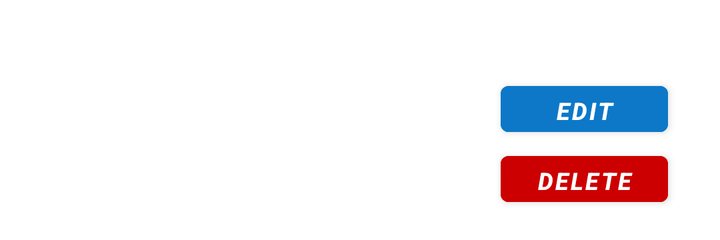
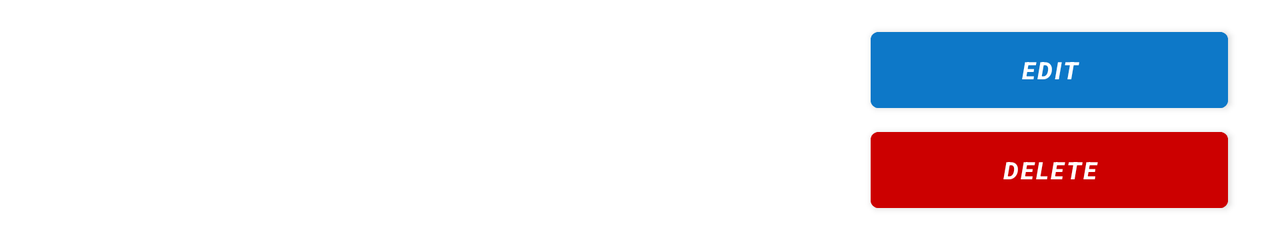

The same Android screen from two of the app's own layout files: first res/layout/ as a phone draws it, then the repository's variant for another configuration, drawn on a device whose configuration selects that folder. Both files follow.
<!-- AndroidManifest.xml: application theme Theme.Proyecto -->
<!-- res/layout/recycler_item.xml -->
<?xml version="1.0" encoding="utf-8"?>
<androidx.constraintlayout.widget.ConstraintLayout xmlns:android="http://schemas.android.com/apk/res/android"
    xmlns:app="http://schemas.android.com/apk/res-auto"
    xmlns:tools="http://schemas.android.com/tools"
    android:layout_width="match_parent"
    android:layout_height="wrap_content"
    android:padding="10dp">

    <ImageView
        android:id="@+id/alcoholIMG"
        android:layout_width="100dp"
        android:layout_height="100dp"
        android:contentDescription="@string/imgalcohol"
        app:layout_constraintBottom_toBottomOf="parent"
        app:layout_constraintStart_toStartOf="parent"
        app:layout_constraintTop_toTopOf="parent"
        tools:ignore="ImageContrastCheck"
        tools:srcCompat="@tools:sample/avatars" />

    <TextView
        android:id="@+id/tvNombre"
        style="@style/Texto"
        android:layout_width="0dp"
        android:layout_height="wrap_content"
        android:layout_marginStart="24dp"
        app:layout_constraintEnd_toStartOf="@+id/tvGrados"
        app:layout_constraintStart_toEndOf="@+id/alcoholIMG"
        app:layout_constraintTop_toTopOf="parent" />

    <TextView
        android:id="@+id/tvTipo"
        style="@style/Texto"
        android:layout_width="50dp"
        android:layout_height="wrap_content"
        android:layout_marginStart="24dp"
        android:layout_marginTop="16dp"
        app:layout_constraintStart_toEndOf="@+id/alcoholIMG"
        app:layout_constraintTop_toBottomOf="@+id/tvNombre" />

    <TextView
        android:id="@+id/tvUrl"
        style="@style/Texto"
        android:layout_width="0dp"
        android:layout_height="wrap_content"
        android:layout_marginStart="24dp"
        android:layout_marginTop="16dp"
        app:layout_constraintEnd_toStartOf="@+id/guideline2"
        app:layout_constraintStart_toEndOf="@+id/alcoholIMG"
        app:layout_constraintTop_toBottomOf="@+id/tvTipo" />

    <TextView
        android:id="@+id/tvFecha"
        style="@style/Texto"
        android:layout_width="0dp"
        android:layout_height="wrap_content"
        android:layout_marginStart="8dp"
        android:layout_marginEnd="16dp"
        android:textAlignment="center"
        app:layout_constraintEnd_toEndOf="parent"
        app:layout_constraintStart_toStartOf="@+id/guideline2"
        app:layout_constraintTop_toTopOf="parent" />

    <androidx.constraintlayout.widget.Guideline
        android:id="@+id/guideline2"
        android:layout_width="wrap_content"
        android:layout_height="wrap_content"
        android:orientation="vertical"
        app:layout_constraintGuide_percent="0.66" />

    <Button
        android:id="@+id/btEdit"
        android:layout_width="0dp"
        android:layout_height="35dp"
        android:layout_marginStart="16dp"
        android:layout_marginTop="8dp"
        android:layout_marginEnd="16dp"
        android:backgroundTint="#0D78C8"
        android:gravity="center_horizontal"
        android:text="EDIT"
        android:textColor="@color/white"
        android:textSize="12sp"
        android:textStyle="bold|italic"
        app:layout_constraintEnd_toEndOf="parent"
        app:layout_constraintStart_toStartOf="@+id/guideline2"
        app:layout_constraintTop_toBottomOf="@+id/tvFecha"
        tools:ignore="TouchTargetSizeCheck" />

    <Button
        android:id="@+id/btDelete"
        android:layout_width="0dp"
        android:layout_height="35dp"
        android:layout_marginStart="16dp"
        android:layout_marginEnd="16dp"
        android:backgroundTint="@android:color/holo_red_dark"
        android:gravity="center_horizontal"
        android:text="DELETE"
        android:textColor="@color/white"
        android:textSize="12sp"
        android:textStyle="bold|italic"
        app:layout_constraintEnd_toEndOf="parent"
        app:layout_constraintStart_toStartOf="@+id/guideline2"
        app:layout_constraintTop_toBottomOf="@+id/btEdit"
        tools:ignore="TouchTargetSizeCheck" />

    <TextView
        android:id="@+id/tvGrados"
        android:layout_width="wrap_content"
        android:layout_height="wrap_content"
        android:layout_marginEnd="24dp"
        app:layout_constraintEnd_toStartOf="@+id/tvFecha"
        app:layout_constraintTop_toTopOf="parent" />
</androidx.constraintlayout.widget.ConstraintLayout>
<!-- resources referenced by this layout -->
<resources>
  <color name="white">#FFFFFFFF</color>
  <string name="imgalcohol">imgAlcohol</string>
  <style name="Texto" parent="Widget.MaterialComponents.TextView">
          <item name="android:textColor">@color/black</item>
      </style>
  <style name="Theme.Proyecto" parent="Theme.MaterialComponents.DayNight.DarkActionBar">
          
          <item name="colorPrimary">@color/aplication</item>
          <item name="colorPrimaryVariant">@color/aplication</item>
          <item name="colorOnPrimary">@color/white</item>
          
          <item name="colorSecondary">@color/teal_200</item>
          <item name="colorSecondaryVariant">@color/teal_700</item>
          <item name="colorOnSecondary">@color/black</item>
          
          <item name="android:statusBarColor" tools:targetApi="l">?attr/colorPrimaryVariant</item>
          
      </style>
  <color name="black">#FF000000</color>
  <color name="aplication">#1F5252</color>
  <color name="teal_200">#FF03DAC5</color>
  <color name="teal_700">#FF018786</color>
</resources>
<!-- res/layout-w600dp-land/recycler_item.xml (the repository's variant of the layout above) -->
<!-- drawn on the phone turned sideways -->
<?xml version="1.0" encoding="utf-8"?>
<androidx.constraintlayout.widget.ConstraintLayout xmlns:android="http://schemas.android.com/apk/res/android"
    xmlns:app="http://schemas.android.com/apk/res-auto"
    xmlns:tools="http://schemas.android.com/tools"
    android:layout_width="match_parent"
    android:layout_height="wrap_content"
    android:padding="10dp">

    <ImageView
        android:id="@+id/alcoholIMG"
        android:layout_width="100dp"
        android:layout_height="100dp"
        android:contentDescription="@string/imgalcohol"
        app:layout_constraintBottom_toBottomOf="parent"
        app:layout_constraintStart_toStartOf="parent"
        app:layout_constraintTop_toTopOf="parent"
        tools:ignore="ImageContrastCheck"
        tools:srcCompat="@tools:sample/avatars" />

    <TextView
        android:id="@+id/tvNombre"
        style="@style/Texto"
        android:layout_width="0dp"
        android:layout_height="wrap_content"
        android:layout_marginStart="24dp"
        android:layout_marginEnd="24dp"
        android:textAlignment="center"
        app:layout_constraintEnd_toStartOf="@+id/tvTipo"
        app:layout_constraintStart_toEndOf="@+id/alcoholIMG"
        app:layout_constraintTop_toTopOf="parent" />

    <TextView
        android:id="@+id/tvTipo"
        style="@style/Texto"
        android:layout_width="50dp"
        android:layout_height="wrap_content"
        android:layout_marginEnd="24dp"
        android:textAlignment="center"
        app:layout_constraintEnd_toStartOf="@+id/guideline2"
        app:layout_constraintTop_toTopOf="parent" />

    <TextView
        android:id="@+id/tvUrl"
        style="@style/Texto"
        android:layout_width="0dp"
        android:layout_height="wrap_content"
        android:layout_marginStart="24dp"
        android:textAlignment="center"
        app:layout_constraintBottom_toBottomOf="parent"
        app:layout_constraintEnd_toStartOf="@+id/guideline2"
        app:layout_constraintStart_toEndOf="@+id/alcoholIMG" />

    <TextView
        android:id="@+id/tvFecha"
        style="@style/Texto"
        android:layout_width="0dp"
        android:layout_height="wrap_content"
        android:layout_marginStart="60dp"
        android:layout_marginTop="16dp"
        android:layout_marginEnd="60dp"
        android:textAlignment="center"
        app:layout_constraintEnd_toStartOf="@+id/guideline2"
        app:layout_constraintStart_toEndOf="@+id/alcoholIMG"
        app:layout_constraintTop_toBottomOf="@+id/tvNombre" />

    <androidx.constraintlayout.widget.Guideline
        android:id="@+id/guideline2"
        android:layout_width="wrap_content"
        android:layout_height="wrap_content"
        android:orientation="vertical"
        app:layout_constraintGuide_percent="0.66" />

    <Button
        android:id="@+id/btEdit"
        android:layout_width="0dp"
        android:layout_height="50dp"
        android:layout_marginStart="16dp"
        android:layout_marginEnd="16dp"
        android:backgroundTint="#0D78C8"
        android:gravity="center|center_horizontal"
        android:text="EDIT"
        android:textColor="@color/white"
        android:textSize="12sp"
        android:textStyle="bold|italic"
        app:layout_constraintEnd_toEndOf="parent"
        app:layout_constraintStart_toStartOf="@+id/guideline2"
        app:layout_constraintTop_toTopOf="parent"
        tools:ignore="TouchTargetSizeCheck" />

    <Button
        android:id="@+id/btDelete"
        android:layout_width="0dp"
        android:layout_height="50dp"
        android:layout_marginStart="16dp"
        android:layout_marginEnd="16dp"
        android:backgroundTint="@android:color/holo_red_dark"
        android:gravity="center|center_horizontal"
        android:text="DELETE"
        android:textColor="@color/white"
        android:textSize="12sp"
        android:textStyle="bold|italic"
        app:layout_constraintEnd_toEndOf="parent"
        app:layout_constraintStart_toStartOf="@+id/guideline2"
        app:layout_constraintTop_toBottomOf="@+id/btEdit"
        tools:ignore="TouchTargetSizeCheck" />
</androidx.constraintlayout.widget.ConstraintLayout>
